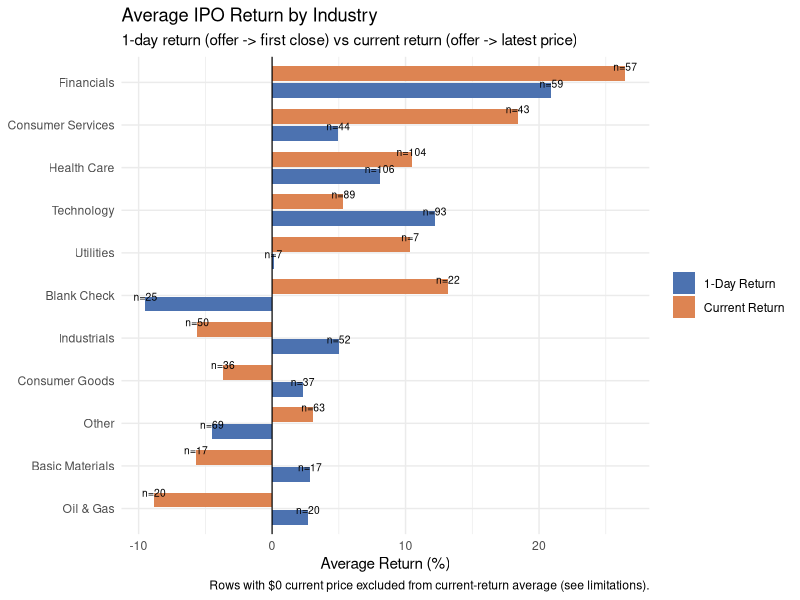
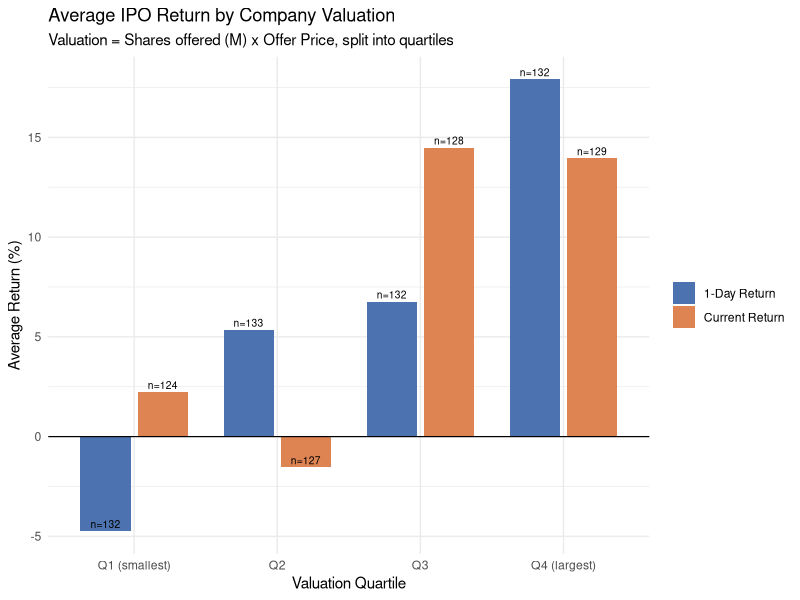
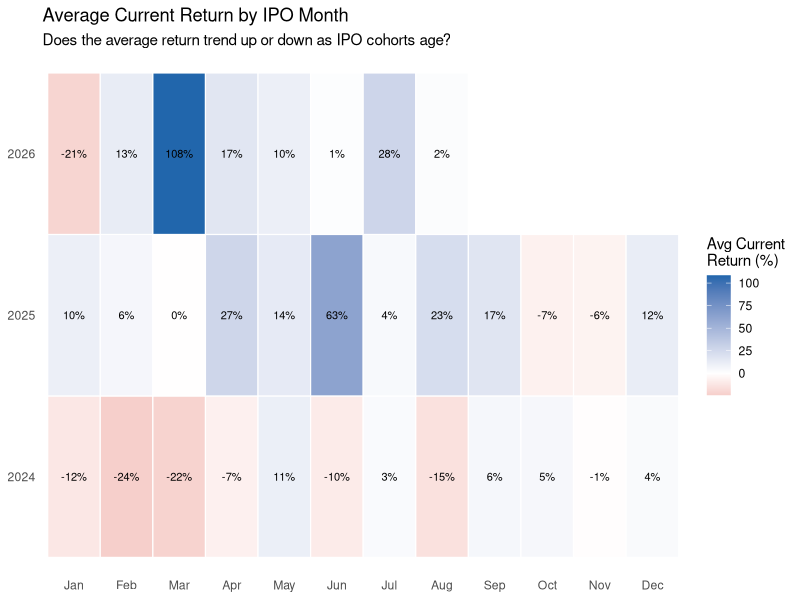

R code for these plots, in order:
library(readr)
library(dplyr)
library(tidyr)
library(ggplot2)
library(forcats)
library(scales)

ipo <- read_csv("integrated_ipo_data.csv", show_col_types = FALSE)

# --- derive fields not stored in the cleaned CSV ---------------------------
# Prices are stored in cents (OfferPrice, FirstDayClose, CurrentPrice); convert to
# dollars for readability in charts/tables. OneDayReturn (offer -> first close)
# isn't in the CSV (which only stores current return), so compute it here.
# Valuation = Shares (millions) * OfferPrice (dollars) = raise size in $M.
ipo <- ipo %>%
  mutate(
    OfferPriceUSD = OfferPrice / 100,
    OneDayReturn = if_else(OfferPrice == 0, NA_real_, (FirstDayClose - OfferPrice) / OfferPrice * 100),
    Valuation = Shares * OfferPriceUSD
  )

# Rows with CurrentPrice == 0 make "current return" meaningless (flat -100%,
# likely reflects not-yet-quoted/no data rather than a real crash) - excluded
# from current-return analysis and reported as a limitation, not silently averaged in.
ipo_current <- ipo %>% filter(CurrentPrice > 0, !is.na(Return))

# ============================================================================
# Chart 1: Column graph - average 1-day and current return by industry
# ============================================================================
by_industry <- bind_rows(
  ipo %>% filter(!is.na(OneDayReturn)) %>%
    group_by(Industry) %>%
    summarise(Metric = "1-Day Return", Mean = mean(OneDayReturn), Median = median(OneDayReturn), n = n()),
  ipo_current %>%
    group_by(Industry) %>%
    summarise(Metric = "Current Return", Mean = mean(Return), Median = median(Return), n = n())
)

p1 <- ggplot(by_industry, aes(x = fct_reorder(Industry, Mean, .fun = mean), y = Mean, fill = Metric)) +
  geom_col(position = position_dodge(width = 0.8), width = 0.7) +
  geom_hline(yintercept = 0, linewidth = 0.4) +
  geom_text(aes(label = paste0("n=", n)), position = position_dodge(width = 0.8),
            vjust = -0.4, size = 2.6) +
  coord_flip() +
  labs(title = "Average IPO Return by Industry",
       subtitle = "1-day return (offer -> first close) vs current return (offer -> latest price)",
       x = NULL, y = "Average Return (%)", fill = NULL,
       caption = "Rows with $0 current price excluded from current-return average (see limitations).") +
  scale_fill_manual(values = c("1-Day Return" = "#4C72B0", "Current Return" = "#DD8452")) +
  theme_minimal(base_size = 11)

ggsave("chart1_return_by_industry.png", p1, width = 9, height = 6, dpi = 150)

# ============================================================================
# Chart 2: Column graph - average return by valuation quartile
# ============================================================================
val_bins <- ipo %>%
  filter(!is.na(Valuation)) %>%
  mutate(ValuationBin = ntile(Valuation, 4)) %>%
  mutate(ValuationBin = factor(ValuationBin, labels = c("Q1 (smallest)", "Q2", "Q3", "Q4 (largest)")))

by_valuation <- bind_rows(
  val_bins %>% filter(!is.na(OneDayReturn)) %>%
    group_by(ValuationBin) %>%
    summarise(Metric = "1-Day Return", Mean = mean(OneDayReturn), n = n()),
  val_bins %>% filter(CurrentPrice > 0, !is.na(Return)) %>%
    group_by(ValuationBin) %>%
    summarise(Metric = "Current Return", Mean = mean(Return), n = n())
)

p2 <- ggplot(by_valuation, aes(x = ValuationBin, y = Mean, fill = Metric)) +
  geom_col(position = position_dodge(width = 0.8), width = 0.7) +
  geom_hline(yintercept = 0, linewidth = 0.4) +
  geom_text(aes(label = paste0("n=", n)), position = position_dodge(width = 0.8),
            vjust = -0.4, size = 2.6) +
  labs(title = "Average IPO Return by Company Valuation",
       subtitle = "Valuation = Shares offered (M) x Offer Price, split into quartiles",
       x = "Valuation Quartile", y = "Average Return (%)", fill = NULL) +
  scale_fill_manual(values = c("1-Day Return" = "#4C72B0", "Current Return" = "#DD8452")) +
  theme_minimal(base_size = 11)

ggsave("chart2_return_by_valuation.png", p2, width = 8, height = 5.5, dpi = 150)

# ============================================================================
# Chart 3: Heatmap - average current return by month/year (recency trend)
# ============================================================================
ipo_time <- ipo_current %>%
  mutate(
    ParsedDate = as.Date(Date, format = "%d/%m/%Y"),
    Year = format(ParsedDate, "%Y"),
    Month = factor(format(ParsedDate, "%b"), levels = month.abb)
  )

by_month <- ipo_time %>%
  group_by(Year, Month) %>%
  summarise(Mean = mean(Return), n = n(), .groups = "drop")

p3 <- ggplot(by_month, aes(x = Month, y = Year, fill = Mean)) +
  geom_tile(color = "white", linewidth = 0.4) +
  geom_text(aes(label = paste0(round(Mean, 0), "%")), size = 2.8) +
  scale_fill_gradient2(low = "#B2182B", mid = "white", high = "#2166AC", midpoint = 0,
                        name = "Avg Current\nReturn (%)") +
  labs(title = "Average Current Return by IPO Month",
       subtitle = "Does the average return trend up or down as IPO cohorts age?",
       x = NULL, y = NULL) +
  theme_minimal(base_size = 11) +
  theme(panel.grid = element_blank())

ggsave("chart3_return_trend_heatmap.png", p3, width = 10, height = 4, dpi = 150)

cat("Saved chart1_return_by_industry.png, chart2_return_by_valuation.png, chart3_return_trend_heatmap.png\n")
